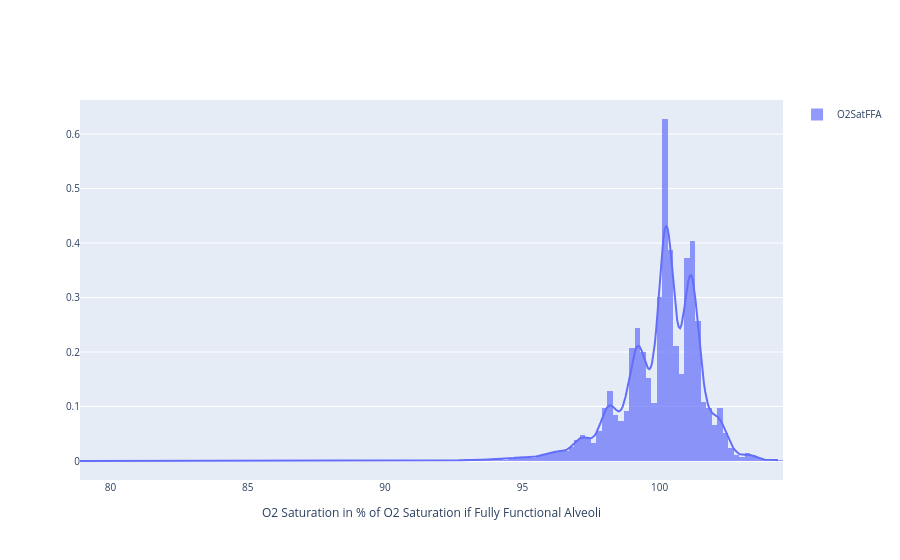

Notebook cell for this chart:
### Markdown cell above
# Remove the symmetric part of the distribution

### Code cell
# Plot the overall distribution of O2SatFFA with airway resistance
import plotly.figure_factory as ff

fig = ff.create_distplot(
    [df[O2_col]],
    ["O2SatFFA"],
    bin_size=0.2,
    show_rug=False,
    show_curve=True,
    histnorm="probability density",
    colors=["#636EFA"],
)

fig.update_layout(font=dict(size=10))
fig.update_xaxes(
    title_text="O2 Saturation in % of O2 Saturation if Fully Functional Alveoli"
)
fig.show()

### Figure 1 — Plotly figure (JSON) as saved in the notebook; plotly's stock layout.template omitted (floating-point values rounded to 4 significant figures; data arrays with more than 128 entries replaced by an {"elided": "..."} marker saying what was removed)
{"data": [{"autobinx": false, "histnorm": "probability density", "legendgroup": "O2SatFFA", "marker": {"color": "#636EFA"}, "name": "O2SatFFA", "opacity": 0.7, "type": "histogram", "x": {"elided": "20397 float values"}, "xaxis": "x", "xbins": {"end": 104.4, "size": 0.2, "start": 78.89}, "yaxis": "y"}, {"legendgroup": "O2SatFFA", "marker": {"color": "#636EFA"}, "mode": "lines", "name": "O2SatFFA", "showlegend": false, "type": "scatter", "x": {"elided": "500 float values"}, "xaxis": "x", "y": {"elided": "500 float values"}, "yaxis": "y"}], "layout": {"barmode": "overlay", "font": {"size": 10}, "hovermode": "closest", "legend": {"traceorder": "reversed"}, "xaxis": {"anchor": "y2", "domain": [0, 1], "title": {"text": "O2 Saturation in % of O2 Saturation if Fully Functional Alveoli"}, "zeroline": false}, "yaxis": {"anchor": "free", "domain": [0, 1], "position": 0}}}
